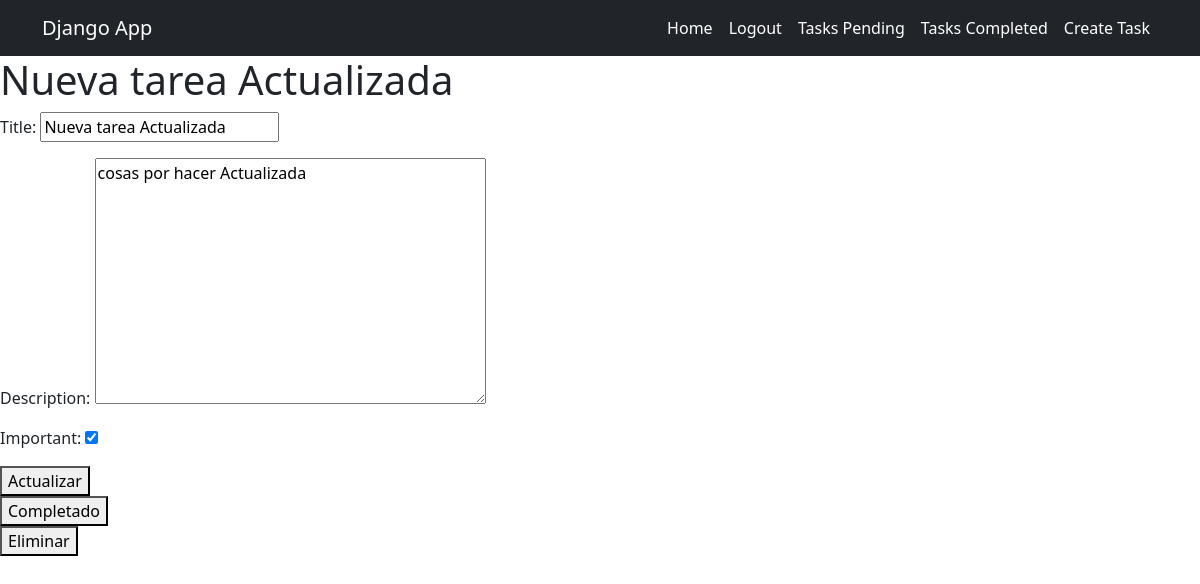
Screenshot of /tasks/8/ (signed in) with the database file from the repository.
### tasks/models.py (models this page shows, shortened)
class Task(models.Model):
    title = models.CharField(max_length=100)
    description = models.TextField(blank=True)
    created = models.DateTimeField(auto_now_add=True)
    datecompleted = models.DateTimeField(null=True, blank=True)
    important = models.BooleanField(default=False)
    user = models.ForeignKey(User, on_delete=models.CASCADE)

### tasks/views.py (the view, shortened to what this page needs)
# urls.py: path('tasks/<int:task_id>/', views.task_detail, name = 'task_detail'),
@login_required
def task_detail(request, task_id):
    if request.method == 'GET':
        task = get_object_or_404(Task, pk = task_id, user = request.user)
        form = TaskForm(instance = task)
        return render (request, 'task_detail.html',{
            'task': task,
            'form': form
        })

### tasks/forms.py
class TaskForm(ModelForm):
    class Meta:
        model = Task
        fields = ['title', 'description', 'important']

### tasks/templates/task_detail.html (shortened to what this page needs)
{% extends 'base.html' %}
{% block content %}
<h1> {{task.title}} </h1>
    <form method="POST">
        {{form.as_p}}
        <button>
            Actualizar
        </button>
    </form>
    <form action={% url 'complete_task' task.id %} method="POST">
        <button type="submit">
            Completado
        </button>
    </form>
    <form action={% url 'delete_task' task.id %} method="POST">
        <button type="submit">
            Eliminar
        </button>
    </form>
{% endblock %}

### rows the page displays
Task: title "Nueva tarea Actualizada", description "cosas por hacer Actualizada", important "☑"
